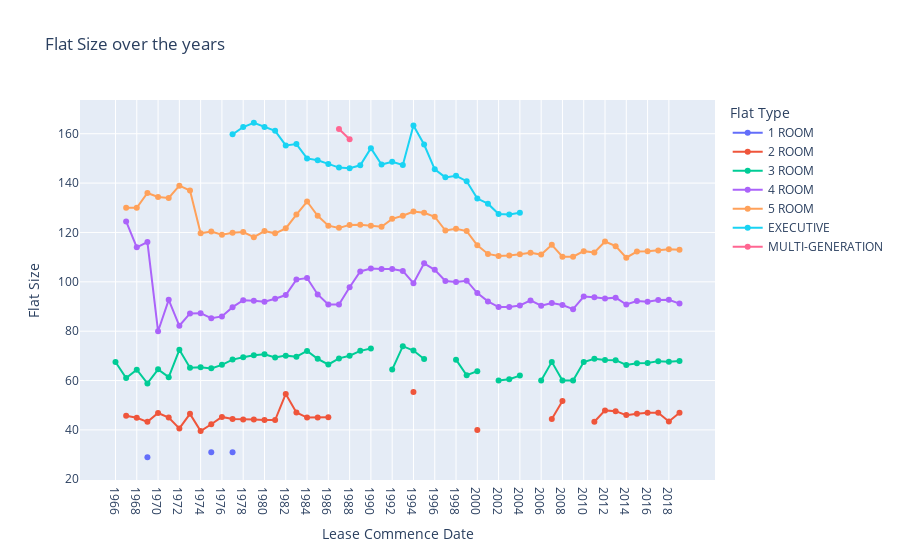

The notebook cell saved with this chart:
### Code cell
plt.figure(figsize=(20,10))
# plt.xticks(rotation=90, fontsize=15)
# plt.yticks(fontsize=15)
# plt.xlabel('Lease Commence Date', fontsize=20)
# plt.ylabel('Floor Area (sqm)', fontsize=20)
px.line(x='lease_commence_date', y='floor_area_sqm', color='flat_type', data_frame = initial_parquet_grouped, markers=True,
            labels={
                                "lease_commence_date": "Lease Commence Date",
                                "floor_area_sqm": "Flat Size",
                                "flat_type": "Flat Type"
                            },
                            title="Flat Size over the years")

### Figure 1 — Plotly figure (JSON) as saved in the notebook; plotly's stock layout.template omitted (floating-point values rounded to 4 significant figures)
{"data": [{"hovertemplate": "Flat Type=1 ROOM<br>Lease Commence Date=%{x}<br>Flat Size=%{y}<extra></extra>", "legendgroup": "1 ROOM", "line": {"color": "#636efa", "dash": "solid"}, "marker": {"symbol": "circle"}, "mode": "markers+lines", "name": "1 ROOM", "orientation": "v", "showlegend": true, "type": "scatter", "x": ["1966", "1967", "1968", "1969", "1970", "1971", "1972", "1973", "1974", "1975", "1976", "1977", "1978", "1979", "1980", "1981", "1982", "1983", "1984", "1985", "1986", "1987", "1988", "1989", "1990", "1991", "1992", "1993", "1994", "1995", "1996", "1997", "1998", "1999", "2000", "2001", "2002", "2003", "2004", "2005", "2006", "2007", "2008", "2009", "2010", "2011", "2012", "2013", "2014", "2015", "2016", "2017", "2018", "2019"], "xaxis": "x", "y": [null, null, null, 28.93, null, null, null, null, null, 31, null, 31, null, null, null, null, null, null, null, null, null, null, null, null, null, null, null, null, null, null, null, null, null, null, null, null, null, null, null, null, null, null, null, null, null, null, null, null, null, null, null, null, null, null], "yaxis": "y"}, {"hovertemplate": "Flat Type=2 ROOM<br>Lease Commence Date=%{x}<br>Flat Size=%{y}<extra></extra>", "legendgroup": "2 ROOM", "line": {"color": "#EF553B", "dash": "solid"}, "marker": {"symbol": "circle"}, "mode": "markers+lines", "name": "2 ROOM", "orientation": "v", "showlegend": true, "type": "scatter", "x": ["1966", "1967", "1968", "1969", "1970", "1971", "1972", "1973", "1974", "1975", "1976", "1977", "1978", "1979", "1980", "1981", "1982", "1983", "1984", "1985", "1986", "1987", "1988", "1989", "1990", "1991", "1992", "1993", "1994", "1995", "1996", "1997", "1998", "1999", "2000", "2001", "2002", "2003", "2004", "2005", "2006", "2007", "2008", "2009", "2010", "2011", "2012", "2013", "2014", "2015", "2016", "2017", "2018", "2019"], "xaxis": "x", "y": [null, 45.76, 44.95, 43.27, 46.85, 44.99, 40.61, 46.51, 39.55, 42.3, 45.27, 44.47, 44.18, 44.18, 44, 44, 54.6, 47.1, 45, 45, 45.18, null, null, null, null, null, null, null, 55.36, null, null, null, null, null, 40, null, null, null, null, null, null, 44.4, 51.68, null, null, 43.3, 47.92, 47.61, 46, 46.6, 47, 47, 43.41, 47], "yaxis": "y"}, {"hovertemplate": "Flat Type=3 ROOM<br>Lease Commence Date=%{x}<br>Flat Size=%{y}<extra></extra>", "legendgroup": "3 ROOM", "line": {"color": "#00cc96", "dash": "solid"}, "marker": {"symbol": "circle"}, "mode": "markers+lines", "name": "3 ROOM", "orientation": "v", "showlegend": true, "type": "scatter", "x": ["1966", "1967", "1968", "1969", "1970", "1971", "1972", "1973", "1974", "1975", "1976", "1977", "1978", "1979", "1980", "1981", "1982", "1983", "1984", "1985", "1986", "1987", "1988", "1989", "1990", "1991", "1992", "1993", "1994", "1995", "1996", "1997", "1998", "1999", "2000", "2001", "2002", "2003", "2004", "2005", "2006", "2007", "2008", "2009", "2010", "2011", "2012", "2013", "2014", "2015", "2016", "2017", "2018", "2019"], "xaxis": "x", "y": [67.55, 61.06, 64.41, 58.83, 64.55, 61.38, 72.45, 65.22, 65.42, 64.94, 66.36, 68.5, 69.48, 70.24, 70.62, 69.32, 70.1, 69.67, 72.01, 68.8, 66.51, 68.98, 70.05, 72.03, 72.97, null, 64.44, 73.93, 72.18, 68.75, null, null, 68.48, 62.14, 63.82, null, 60, 60.57, 62, null, 60, 67.57, 60, 60, 67.51, 68.86, 68.37, 68.25, 66.31, 66.98, 67.1, 67.87, 67.63, 67.92], "yaxis": "y"}, {"hovertemplate": "Flat Type=4 ROOM<br>Lease Commence Date=%{x}<br>Flat Size=%{y}<extra></extra>", "legendgroup": "4 ROOM", "line": {"color": "#ab63fa", "dash": "solid"}, "marker": {"symbol": "circle"}, "mode": "markers+lines", "name": "4 ROOM", "orientation": "v", "showlegend": true, "type": "scatter", "x": ["1966", "1967", "1968", "1969", "1970", "1971", "1972", "1973", "1974", "1975", "1976", "1977", "1978", "1979", "1980", "1981", "1982", "1983", "1984", "1985", "1986", "1987", "1988", "1989", "1990", "1991", "1992", "1993", "1994", "1995", "1996", "1997", "1998", "1999", "2000", "2001", "2002", "2003", "2004", "2005", "2006", "2007", "2008", "2009", "2010", "2011", "2012", "2013", "2014", "2015", "2016", "2017", "2018", "2019"], "xaxis": "x", "y": [null, 124.5, 114.0, 116.1, 79.96, 92.71, 82.2, 87.2, 87.29, 85.29, 86, 89.75, 92.55, 92.38, 91.9, 93.14, 94.65, 100.9, 101.5, 94.89, 90.83, 90.84, 97.83, 104.2, 105.4, 105.2, 105.2, 104.4, 99.45, 107.5, 104.9, 100.3, 99.96, 100.5, 95.46, 92.07, 89.78, 89.76, 90.42, 92.48, 90.35, 91.42, 90.58, 88.94, 94.03, 93.78, 93.21, 93.6, 90.81, 92.21, 91.93, 92.68, 92.72, 91.18], "yaxis": "y"}, {"hovertemplate": "Flat Type=5 ROOM<br>Lease Commence Date=%{x}<br>Flat Size=%{y}<extra></extra>", "legendgroup": "5 ROOM", "line": {"color": "#FFA15A", "dash": "solid"}, "marker": {"symbol": "circle"}, "mode": "markers+lines", "name": "5 ROOM", "orientation": "v", "showlegend": true, "type": "scatter", "x": ["1966", "1967", "1968", "1969", "1970", "1971", "1972", "1973", "1974", "1975", "1976", "1977", "1978", "1979", "1980", "1981", "1982", "1983", "1984", "1985", "1986", "1987", "1988", "1989", "1990", "1991", "1992", "1993", "1994", "1995", "1996", "1997", "1998", "1999", "2000", "2001", "2002", "2003", "2004", "2005", "2006", "2007", "2008", "2009", "2010", "2011", "2012", "2013", "2014", "2015", "2016", "2017", "2018", "2019"], "xaxis": "x", "y": [null, 130, 130, 136, 134.4, 134, 139.0, 137, 119.7, 120.4, 119.1, 119.9, 120.1, 118.1, 120.6, 119.7, 121.7, 127.3, 132.5, 126.8, 122.8, 121.9, 123.1, 123.1, 122.7, 122.3, 125.5, 126.8, 128.5, 128.0, 126.4, 120.8, 121.5, 120.6, 114.8, 111.3, 110.5, 110.6, 111.2, 111.8, 111.0, 115, 110.2, 110.2, 112.4, 111.9, 116.3, 114.4, 109.8, 112.2, 112.3, 112.7, 113.2, 113], "yaxis": "y"}, {"hovertemplate": "Flat Type=EXECUTIVE<br>Lease Commence Date=%{x}<br>Flat Size=%{y}<extra></extra>", "legendgroup": "EXECUTIVE", "line": {"color": "#19d3f3", "dash": "solid"}, "marker": {"symbol": "circle"}, "mode": "markers+lines", "name": "EXECUTIVE", "orientation": "v", "showlegend": true, "type": "scatter", "x": ["1966", "1967", "1968", "1969", "1970", "1971", "1972", "1973", "1974", "1975", "1976", "1977", "1978", "1979", "1980", "1981", "1982", "1983", "1984", "1985", "1986", "1987", "1988", "1989", "1990", "1991", "1992", "1993", "1994", "1995", "1996", "1997", "1998", "1999", "2000", "2001", "2002", "2003", "2004", "2005", "2006", "2007", "2008", "2009", "2010", "2011", "2012", "2013", "2014", "2015", "2016", "2017", "2018", "2019"], "xaxis": "x", "y": [null, null, null, null, null, null, null, null, null, null, null, 159.8, 162.7, 164.4, 162.7, 161.2, 155.2, 155.8, 150.0, 149.2, 147.8, 146.3, 146.0, 147.2, 154.2, 147.5, 148.6, 147.3, 163.4, 155.6, 145.6, 142.3, 142.9, 140.8, 133.7, 131.7, 127.5, 127.3, 128, null, null, null, null, null, null, null, null, null, null, null, null, null, null, null], "yaxis": "y"}, {"hovertemplate": "Flat Type=MULTI-GENERATION<br>Lease Commence Date=%{x}<br>Flat Size=%{y}<extra></extra>", "legendgroup": "MULTI-GENERATION", "line": {"color": "#FF6692", "dash": "solid"}, "marker": {"symbol": "circle"}, "mode": "markers+lines", "name": "MULTI-GENERATION", "orientation": "v", "showlegend": true, "type": "scatter", "x": ["1966", "1967", "1968", "1969", "1970", "1971", "1972", "1973", "1974", "1975", "1976", "1977", "1978", "1979", "1980", "1981", "1982", "1983", "1984", "1985", "1986", "1987", "1988", "1989", "1990", "1991", "1992", "1993", "1994", "1995", "1996", "1997", "1998", "1999", "2000", "2001", "2002", "2003", "2004", "2005", "2006", "2007", "2008", "2009", "2010", "2011", "2012", "2013", "2014", "2015", "2016", "2017", "2018", "2019"], "xaxis": "x", "y": [null, null, null, null, null, null, null, null, null, null, null, null, null, null, null, null, null, null, null, null, null, 161.9, 157.7, null, null, null, null, null, null, null, null, null, null, null, null, null, null, null, null, null, null, null, null, null, null, null, null, null, null, null, null, null, null, null], "yaxis": "y"}], "layout": {"legend": {"title": {"text": "Flat Type"}, "tracegroupgap": 0}, "title": {"text": "Flat Size over the years"}, "xaxis": {"anchor": "y", "domain": [0, 1], "title": {"text": "Lease Commence Date"}}, "yaxis": {"anchor": "x", "domain": [0, 1], "title": {"text": "Flat Size"}}}}
